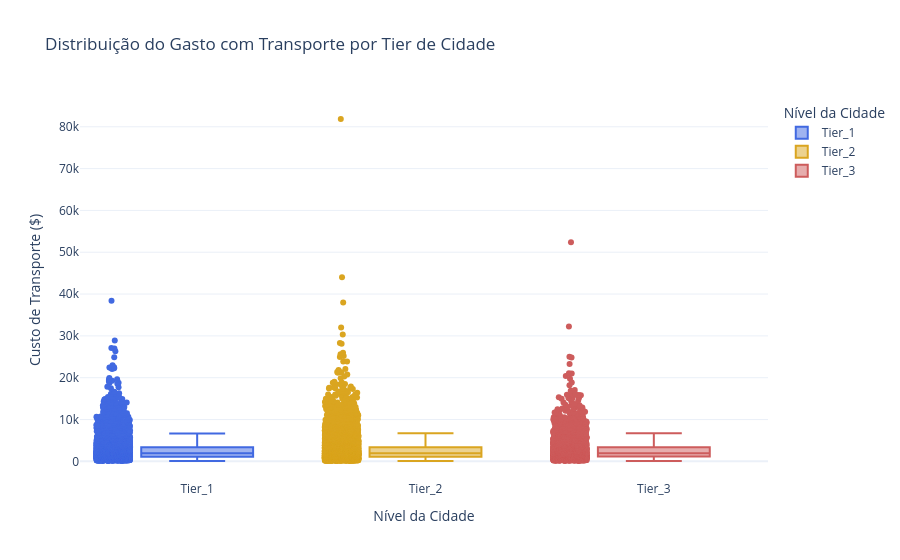

Source (notebook cell):
### Markdown cell above
Análise Comparativa: O Impacto do City Tier

Esta análise visa confrontar o senso comum de que a localização geográfica é o principal determinante dos custos de vida. Nossa hipótese é que os gastos com transporte nos **Tiers 1, 2 e 3** são estatisticamente semelhantes, sugerindo que o real motor do gasto não é o CEP, mas sim a **Renda disponível**.

---

### Evidências Visuais: Dispersão e Concentração
Ao observarmos o **Gráfico de Pontos (Scatter Plot)** e o **Gráfico de Caixa (Boxplot)** em conjunto, notamos um comportamento homogêneo:
* **Distribuição:** A nuvem de pontos revela que a dispersão dos gastos segue o mesmo padrão em todas as cidades, com *outliers* (pontos fora da curva) presentes em todos os níveis.
* **Equilíbrio:** O Boxplot confirma que as medianas são bem semelhantes,não variando drasticamente entre as cidades.

---

### Fundamentação Técnica: Por que usar o Boxplot?

O **Boxplot (Gráfico de Caixa)** é uma ferramenta de análise de dispersão que organiza os dados em ordem crescente para dividi-los em **quartis** (quatro partes de 25% cada). Diferente de uma média aritmética simples, ele oferece uma visão profunda da estrutura dos dados:



#### **As fatias da população:**
* **25% (Q1):** Representa a faixa de menor gasto.
* **50% (Mediana):** O valor exato que divide a população ao meio, indicando o comportamento do "consumidor típico".
* **75% (Q3):** Define o "teto" de gastos para a grande maioria da base de dados.

> **O Valor Analítico:** Este gráfico nos permite afirmar com precisão que **"X% da base de dados gasta até o valor Y"**. Ao destacar a mediana e os quartis, o Boxplot neutraliza o efeito de valores extremos (*outliers*), fornecendo uma métrica realista e robusta para o planejamento financeiro.

### Code cell
import plotly.express as px

#criando um gráfico de caixa
fig = px.box(
    dados,                          #dataset fonte
    x="City_Tier",                  #Eixo X
    y="Transport",                  #Eixo Y
    color="City_Tier",              # 4. Diferenciação: Aplica uma cor para cada Tier facilitando a leitura
    
    # 5. Mapeamento de Cores: Definimos manualmente as cores para cada categoria
    # No Boxplot, o preenchimento da caixa assume essas cores de forma sólida e opaca
    color_discrete_map={
        "Tier_1": "royalblue",
        "Tier_2": "goldenrod",
        "Tier_3": "indianred"
    },
    
    # Define quais pontos mostrar: "outliers" limpa o gráfico e foca nos casos extremos
    points="all",              
    
    title="Distribuição do Gasto com Transporte por Tier de Cidade", #título do gráfico
    labels={                        #apenas renomeando os eixos 
        "City_Tier": "Nível da Cidade",
        "Transport": "Custo de Transporte ($)"
    },
    
    template="plotly_white"         # 7. Estética: Um fundo limpo para destacar os dados
)

# 8. AJUSTE DE OPACIDADE: Força a "caixa sólida" a ter 100% de cor (sem transparência)
fig.update_traces(marker_opacity=1.0)

# O comando 'show()' renderiza o gráfico interativo na sua tela
fig.show()

### Figure 1 — Plotly figure (JSON) as saved in the notebook; plotly's stock layout.template omitted (floating-point values rounded to 4 significant figures; data arrays with more than 128 entries replaced by an {"elided": "..."} marker saying what was removed)
{"data": [{"alignmentgroup": "True", "boxpoints": "all", "hovertemplate": "Nível da Cidade=%{x}<br>Custo de Transporte ($)=%{y}<extra></extra>", "legendgroup": "Tier_1", "marker": {"color": "royalblue", "opacity": 1}, "name": "Tier_1", "notched": false, "offsetgroup": "Tier_1", "orientation": "v", "showlegend": true, "type": "box", "x": {"elided": "5934 str values"}, "x0": " ", "xaxis": "x", "y": {"elided": "5934 float values"}, "y0": " ", "yaxis": "y"}, {"alignmentgroup": "True", "boxpoints": "all", "hovertemplate": "Nível da Cidade=%{x}<br>Custo de Transporte ($)=%{y}<extra></extra>", "legendgroup": "Tier_2", "marker": {"color": "goldenrod", "opacity": 1}, "name": "Tier_2", "notched": false, "offsetgroup": "Tier_2", "orientation": "v", "showlegend": true, "type": "box", "x": {"elided": "10068 str values"}, "x0": " ", "xaxis": "x", "y": {"elided": "10068 float values"}, "y0": " ", "yaxis": "y"}, {"alignmentgroup": "True", "boxpoints": "all", "hovertemplate": "Nível da Cidade=%{x}<br>Custo de Transporte ($)=%{y}<extra></extra>", "legendgroup": "Tier_3", "marker": {"color": "indianred", "opacity": 1}, "name": "Tier_3", "notched": false, "offsetgroup": "Tier_3", "orientation": "v", "showlegend": true, "type": "box", "x": {"elided": "3998 str values"}, "x0": " ", "xaxis": "x", "y": {"elided": "3998 float values"}, "y0": " ", "yaxis": "y"}], "layout": {"boxmode": "overlay", "legend": {"title": {"text": "Nível da Cidade"}, "tracegroupgap": 0}, "title": {"text": "Distribuição do Gasto com Transporte por Tier de Cidade"}, "xaxis": {"anchor": "y", "categoryarray": ["Tier_1", "Tier_2", "Tier_3"], "categoryorder": "array", "domain": [0, 1], "title": {"text": "Nível da Cidade"}}, "yaxis": {"anchor": "x", "domain": [0, 1], "title": {"text": "Custo de Transporte ($)"}}}}
